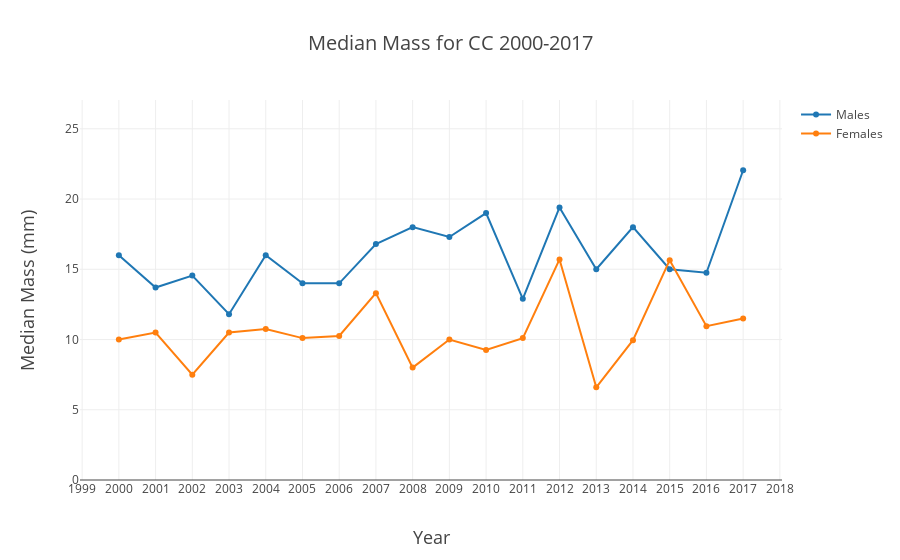

Notebook cell for this chart:
### Markdown cell above
##### Histogram of rtl

### Code cell
female = go.Scatter(x=MassbyYear.loc[(MassbyYear.sex=='f')]['year'], 
                   y = MassbyYear.loc[(MassbyYear.sex=='f')]['50%']
                      ,name='Females')
male = go.Scatter(x=MassbyYear.loc[(MassbyYear.sex=='m')]['year'], 
              y = MassbyYear.loc[(MassbyYear.sex=='m')]['50%']
                    ,name='Males')

data = [male,female]
layout = go.Layout(
    title = 'Median Mass for CC 2000-2017',
    titlefont = dict(
        size = 20),
    xaxis = dict(
        dtick = 1,
        title = 'Year',
        titlefont = dict(
            size = 18)),
    yaxis = dict(
        title = 'Median Mass (mm)',
        titlefont = dict(
            size = 18),
    range = [0,MassbyYear['50%'].max()+5]),
)

fig = go.Figure(
        data = data,
        layout = layout)
iplot(fig, filename = 'Median Mass Sceloporus jarrovii in CC 2000-2017.html')
plot(fig, filename = 'Median Mass Sceloporus jarrovii in CC 2000-2017.html')

### Figure 1 — Plotly figure (JSON) as saved in the notebook; plotly's stock layout.template omitted (floating-point values rounded to 4 significant figures)
{"data": [{"name": "Males", "type": "scatter", "uid": "171476c5-bbb5-4fb0-b784-3ea9f45c19ec", "x": [2000, 2001, 2002, 2003, 2004, 2005, 2006, 2007, 2008, 2009, 2010, 2011, 2012, 2013, 2014, 2015, 2016, 2017], "y": [16, 13.7, 14.55, 11.8, 16, 14, 14, 16.8, 18, 17.3, 19, 12.9, 19.4, 15, 18, 15, 14.75, 22.05]}, {"name": "Females", "type": "scatter", "uid": "07d62ef4-8366-497e-87b0-4d893e962393", "x": [2000, 2001, 2002, 2003, 2004, 2005, 2006, 2007, 2008, 2009, 2010, 2011, 2012, 2013, 2014, 2015, 2016, 2017], "y": [10, 10.5, 7.5, 10.5, 10.75, 10.1, 10.25, 13.3, 8, 10, 9.25, 10.1, 15.7, 6.6, 9.95, 15.65, 10.95, 11.5]}], "layout": {"title": {"font": {"size": 20}, "text": "Median Mass for CC 2000-2017"}, "xaxis": {"dtick": 1, "title": {"font": {"size": 18}, "text": "Year"}}, "yaxis": {"range": [0, 27.05], "title": {"font": {"size": 18}, "text": "Median Mass (mm)"}}}}
